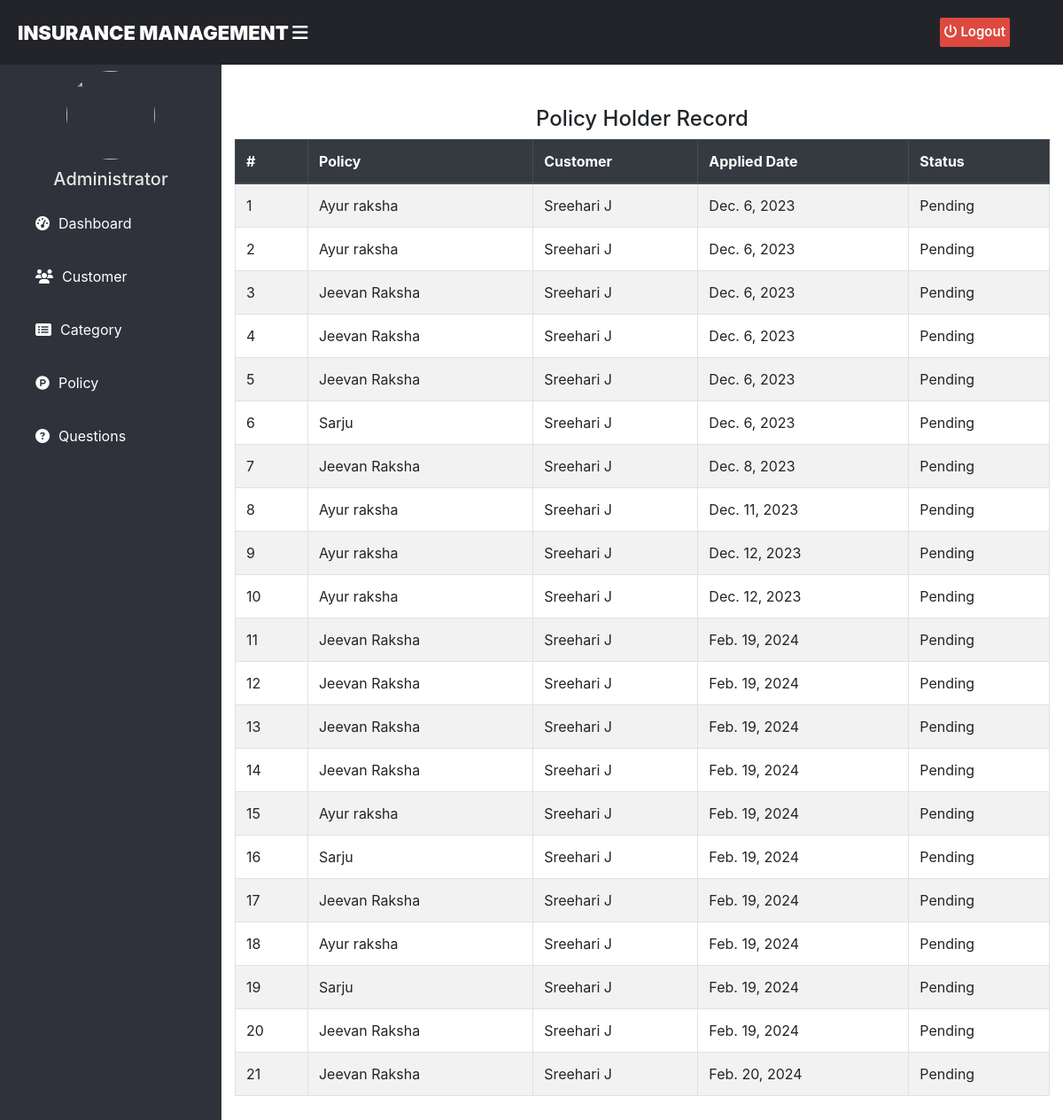
/admin-view-waiting-policy-holder, run on an earlier commit of the app's database.
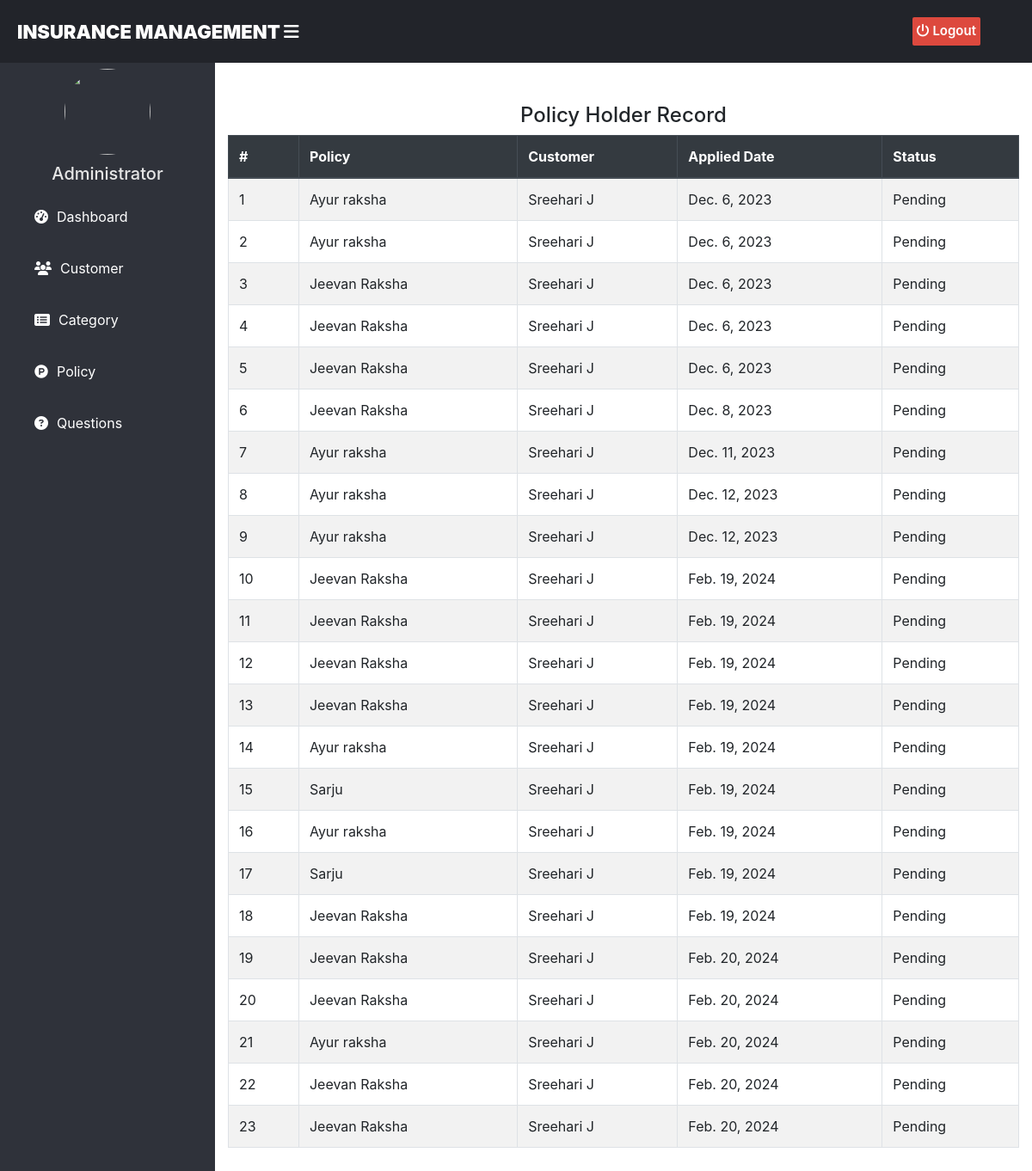
And on a later commit of the database.
### home/models.py (models this page shows, shortened)
class PolicyRecord(models.Model):
    customer= models.ForeignKey(Customer, on_delete=models.CASCADE)
    Policy= models.ForeignKey(Policy, on_delete=models.CASCADE)
    status = models.CharField(max_length=100,default='Pending')
    creation_date =models.DateField(auto_now=True)

class Policy(models.Model):
    category= models.ForeignKey('Category', on_delete=models.CASCADE)
    policy_name=models.CharField(max_length=200)
    sum_assurance=models.PositiveIntegerField()
    premium=models.PositiveIntegerField()
    tenure=models.PositiveIntegerField()
    creation_date =models.DateField(auto_now=True)
    def __str__(self):
        return self.policy_name

class Customer(models.Model):
    user = models.OneToOneField(User, on_delete=models.CASCADE)
    first_name = models.CharField(max_length=30)
    last_name = models.CharField(max_length=30)
    phone = models.CharField(max_length=10, unique=True)
    address = models.TextField()
    image = models.ImageField(upload_to="images/customer_images/", blank=True, null=True)
    def __str__(self):
        return f"{self.first_name} {self.last_name}"

### home/views.py (the view)
# urls.py: path('admin-view-waiting-policy-holder', views.admin_view_waiting_policy_holder_view,name='admin-view-waiting-policy-holder'),
def admin_view_waiting_policy_holder_view(request):
    policyrecords = models.PolicyRecord.objects.all().filter(status='Pending')
    return render(request,'admin/admin_view_waiting_policy_holder.html',{'policyrecords':policyrecords})

### templates/admin/admin_view_waiting_policy_holder.html (shortened to what this page needs)
{% extends 'adminbase.html' %}
{% block content %}
{%load static%}
<head>
  <link href="http://netdna.bootstrapcdn.com/bootstrap/4.0.0-beta/css/bootstrap.min.css" rel="stylesheet">
    <link rel="stylesheet" href="https://maxcdn.bootstrapcdn.com/bootstrap/4.4.1/css/bootstrap.min.css">
    <link href="https://maxcdn.bootstrapcdn.com/font-awesome/4.3.0/css/font-awesome.min.css" rel="stylesheet">
</head>
<div class="container">
  <div class="panel panel-primary">
    <div class="panel-heading">
      <h4 class="text-center">Policy Holder Record</h4>
    </div>
    <table class="table table-hover table-bordered table-striped" id="dev-table">
      <thead class="thead-dark">
        <tr>
        <th>#</th>
          <th>Policy</th>
          <th>Customer</th>
          <th> Applied Date</th>
          <th>Status</th>
        </tr>
      </thead>
      {% for t in policyrecords %}
      <tr>
        <td> {{ forloop.counter }}</td>
        <td> {{t.Policy}}</td>
        <td> {{t.customer}}</td>
        <td>{{t.creation_date}}</td>
        <td>{{t.status}}</td>
      </tr>
      {% endfor %}
    </table>
  </div>
</div>
<br><br><br><br><br><br>
{% endblock content %}

What changed in the data, as far as the page shows it:
no longer on this page (row edited): PolicyRecord: Policy "Sarju", customer "Sreehari J", creation_date "Dec. 6, 2023", status "Pending"
no longer on this page (row edited): PolicyRecord: Policy "Jeevan Raksha", customer "Sreehari J", creation_date "Feb. 19, 2024", status "Pending"
added PolicyRecord: Policy "Jeevan Raksha", customer "Sreehari J", creation_date "Feb. 20, 2024", status "Pending"
added PolicyRecord: Policy "Ayur raksha", customer "Sreehari J", creation_date "Feb. 20, 2024", status "Pending"
added PolicyRecord: Policy "Jeevan Raksha", customer "Sreehari J", creation_date "Feb. 20, 2024", status "Pending"
added PolicyRecord: Policy "Jeevan Raksha", customer "Sreehari J", creation_date "Feb. 20, 2024", status "Pending"
